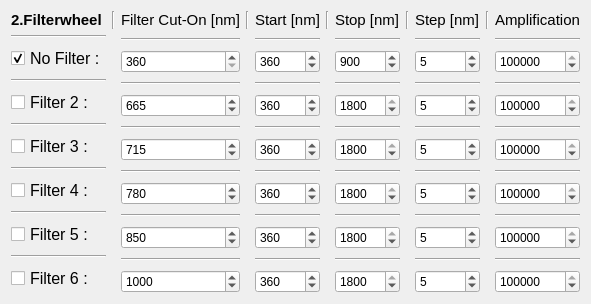
     <widget class="QWidget" name="">
      <property name="geometry">
       <rect>
        <x>50</x>
        <y>390</y>
        <width>579</width>
        <height>266</height>
       </rect>
      </property>
      <layout class="QGridLayout" name="gridLayout_3">
       <item row="0" column="0">
        <widget class="QLabel" name="filter_range_2">
         <property name="font">
          <font>
           <pointsize>11</pointsize>
           <weight>75</weight>
           <italic>false</italic>
           <bold>true</bold>
          </font>
         </property>
         <property name="text">
          <string>2.Filterwheel</string>
         </property>
        </widget>
       </item>
       <item row="0" column="1">
        <widget class="Line" name="line_165">
         <property name="orientation">
          <enum>Qt::Vertical</enum>
         </property>
        </widget>
       </item>
       <item row="0" column="2">
        <widget class="QLabel" name="filter_range">
         <property name="font">
          <font>
           <pointsize>11</pointsize>
           <italic>false</italic>
          </font>
         </property>
         <property name="text">
          <string>Filter Cut-On [nm]</string>
         </property>
        </widget>
       </item>
       <item row="0" column="3">
        <widget class="Line" name="line_155">
         <property name="orientation">
          <enum>Qt::Vertical</enum>
         </property>
        </widget>
       </item>
       <item row="0" column="4">
        <widget class="QLabel" name="start_label_2">
         <property name="font">
          <font>
           <pointsize>11</pointsize>
           <italic>false</italic>
          </font>
         </property>
         <property name="text">
          <string>Start [nm]</string>
         </property>
        </widget>
       </item>
       <item row="0" column="5">
        <widget class="Line" name="line_162">
         <property name="orientation">
          <enum>Qt::Vertical</enum>
         </property>
        </widget>
       </item>
       <item row="0" column="6">
        <widget class="QLabel" name="stop_label_2">
         <property name="font">
          <font>
           <pointsize>11</pointsize>
          </font>
         </property>
         <property name="text">
          <string>Stop [nm]</string>
         </property>
        </widget>
       </item>
       <item row="0" column="7">
        <widget class="Line" name="line_163">
         <property name="orientation">
          <enum>Qt::Vertical</enum>
         </property>
        </widget>
       </item>
       <item row="0" column="8">
        <widget class="QLabel" name="step_label_2">
         <property name="font">
          <font>
           <pointsize>11</pointsize>
          </font>
         </property>
         <property name="text">
          <string>Step [nm]</string>
         </property>
        </widget>
       </item>
       <item row="0" column="9">
        <widget class="Line" name="line_164">
         <property name="orientation">
          <enum>Qt::Vertical</enum>
         </property>
        </widget>
       </item>
       <item row="0" column="10">
        <widget class="QLabel" name="amp_label_2">
         <property name="font">
          <font>
           <pointsize>11</pointsize>
          </font>
         </property>
         <property name="text">
          <string>Amplification</string>
         </property>
        </widget>
       </item>
       <item row="1" column="0">
        <widget class="Line" name="line_166">
         <property name="orientation">
          <enum>Qt::Horizontal</enum>
         </property>
        </widget>
       </item>
       <item row="1" column="2" rowspan="2">
        <widget class="Line" name="line_104">
         <property name="orientation">
          <enum>Qt::Horizontal</enum>
         </property>
        </widget>
       </item>
       <item row="1" column="4" rowspan="2">
        <widget class="Line" name="line_105">
         <property name="orientation">
          <enum>Qt::Horizontal</enum>
         </property>
        </widget>
       </item>
       <item row="1" column="6" rowspan="2">
        <widget class="Line" name="line_152">
         <property name="orientation">
          <enum>Qt::Horizontal</enum>
         </property>
        </widget>
       </item>
       <item row="1" column="8" rowspan="2">
        <widget class="Line" name="line_153">
         <property name="orientation">
          <enum>Qt::Horizontal</enum>
         </property>
        </widget>
       </item>
       <item row="1" column="10" rowspan="2">
        <widget class="Line" name="line_154">
         <property name="orientation">
          <enum>Qt::Horizontal</enum>
         </property>
        </widget>
       </item>
       <item row="2" column="0" rowspan="2">
        <widget class="QCheckBox" name="scan_noFilter">
         <property name="font">
          <font>
           <pointsize>12</pointsize>
           <italic>false</italic>
          </font>
         </property>
         <property name="text">
          <string>No Filter :</string>
         </property>
         <property name="checked">
          <bool>true</bool>
         </property>
        </widget>
       </item>
       <item row="3" column="2">
        <widget class="QDoubleSpinBox" name="cuton_filter_1">
         <property name="decimals">
          <number>0</number>
         </property>
         <property name="minimum">
          <double>360.000000000000000</double>
         </property>
         <property name="maximum">
          <double>1800.000000000000000</double>
         </property>
        </widget>
       </item>
       <item row="3" column="4">
        <widget class="QDoubleSpinBox" name="scan_startNM_1">
         <property name="suffix">
          <string/>
         </property>
         <property name="decimals">
          <number>0</number>
         </property>
         <property name="minimum">
          <double>355.000000000000000</double>
         </property>
         <property name="maximum">
          <double>2500.000000000000000</double>
         </property>
         <property name="value">
          <double>360.000000000000000</double>
         </property>
        </widget>
       </item>
       <item row="3" column="6">
        <widget class="QDoubleSpinBox" name="scan_stopNM_1">
         <property name="suffix">
          <string/>
         </property>
         <property name="decimals">
          <number>0</number>
         </property>
         <property name="minimum">
          <double>350.000000000000000</double>
         </property>
         <property name="maximum">
          <double>1800.000000000000000</double>
         </property>
         <property name="value">
          <double>900.000000000000000</double>
         </property>
        </widget>
       </item>
       <item row="3" column="8">
        <widget class="QDoubleSpinBox" name="scan_stepNM_1">
         <property name="suffix">
          <string/>
         </property>
         <property name="decimals">
          <number>0</number>
         </property>
         <property name="minimum">
          <double>1.000000000000000</double>
         </property>
         <property name="maximum">
          <double>100.000000000000000</double>
         </property>
         <property name="value">
          <double>5.000000000000000</double>
         </property>
        </widget>
       </item>
       <item row="3" column="10">
        <widget class="QDoubleSpinBox" name="scan_pickAmp_1">
         <property name="decimals">
          <number>0</number>
         </property>
         <property name="minimum">
          <double>100.000000000000000</double>
         </property>
         <property name="maximum">
          <double>100000000.000000000000000</double>
         </property>
         <property name="singleStep">
          <double>1000.000000000000000</double>
         </property>
         <property name="value">
          <double>100000.000000000000000</double>
         </property>
        </widget>
       </item>
       <item row="4" column="0">
        <widget class="Line" name="line_521">
         <property name="orientation">
          <enum>Qt::Horizontal</enum>
         </property>
        </widget>
       </item>
       <item row="4" column="2" rowspan="2">
        <widget class="Line" name="line_103">
         <property name="orientation">
          <enum>Qt::Horizontal</enum>
         </property>
        </widget>
       </item>
       <item row="4" column="4" rowspan="2">
        <widget class="Line" name="line_517">
         <property name="orientation">
          <enum>Qt::Horizontal</enum>
         </property>
        </widget>
       </item>
       <item row="4" column="6" rowspan="2">
        <widget class="Line" name="line_515">
         <property name="orientation">
          <enum>Qt::Horizontal</enum>
         </property>
        </widget>
       </item>
       <item row="4" column="8" rowspan="2">
        <widget class="Line" name="line_519">
         <property name="orientation">
          <enum>Qt::Horizontal</enum>
         </property>
        </widget>
       </item>
       <item row="4" column="10" rowspan="2">
        <widget class="Line" name="line_537">
         <property name="orientation">
          <enum>Qt::Horizontal</enum>
         </property>
        </widget>
       </item>
       <item row="5" column="0" rowspan="2">
        <widget class="QCheckBox" name="scan_Filter2">
         <property name="font">
          <font>
           <pointsize>12</pointsize>
          </font>
         </property>
         <property name="text">
          <string>Filter 2 :</string>
         </property>
        </widget>
       </item>
       <item row="6" column="2">
        <widget class="QDoubleSpinBox" name="cuton_filter_2">
         <property name="decimals">
          <number>0</number>
         </property>
         <property name="minimum">
          <double>360.000000000000000</double>
         </property>
         <property name="maximum">
          <double>1800.000000000000000</double>
         </property>
         <property name="value">
          <double>665.000000000000000</double>
         </property>
        </widget>
       </item>
       <item row="6" column="4">
        <widget class="QDoubleSpinBox" name="scan_startNM_2">
         <property name="suffix">
          <string/>
         </property>
         <property name="decimals">
          <number>0</number>
         </property>
         <property name="minimum">
          <double>355.000000000000000</double>
         </property>
         <property name="maximum">
          <double>2500.000000000000000</double>
         </property>
         <property name="value">
          <double>360.000000000000000</double>
         </property>
        </widget>
       </item>
       <item row="6" column="6">
        <widget class="QDoubleSpinBox" name="scan_stopNM_2">
         <property name="suffix">
          <string/>
         </property>
         <property name="decimals">
          <number>0</number>
         </property>
         <property name="minimum">
          <double>350.000000000000000</double>
         </property>
         <property name="maximum">
          <double>1800.000000000000000</double>
         </property>
         <property name="value">
          <double>1800.000000000000000</double>
         </property>
        </widget>
       </item>
       <item row="6" column="8">
        <widget class="QDoubleSpinBox" name="scan_stepNM_2">
         <property name="suffix">
          <string/>
         </property>
         <property name="decimals">
          <number>0</number>
         </property>
         <property name="minimum">
          <double>1.000000000000000</double>
         </property>
         <property name="maximum">
          <double>100.000000000000000</double>
         </property>
         <property name="value">
          <double>5.000000000000000</double>
         </property>
        </widget>
       </item>
       <item row="6" column="10">
        <widget class="QDoubleSpinBox" name="scan_pickAmp_2">
         <property name="decimals">
          <number>0</number>
         </property>
         <property name="minimum">
          <double>100.000000000000000</double>
         </property>
         <property name="maximum">
          <double>100000000.000000000000000</double>
         </property>
         <property name="singleStep">
          <double>1000.000000000000000</double>
         </property>
         <property name="value">
          <double>100000.000000000000000</double>
         </property>
        </widget>
       </item>
       <item row="7" column="0">
        <widget class="Line" name="line_524">
         <property name="orientation">
          <enum>Qt::Horizontal</enum>
         </property>
        </widget>
       </item>
       <item row="7" column="2" rowspan="2">
        <widget class="Line" name="line_97">
         <property name="orientation">
          <enum>Qt::Horizontal</enum>
         </property>
        </widget>
       </item>
       <item row="7" column="4" rowspan="2">
        <widget class="Line" name="line_542">
         <property name="orientation">
          <enum>Qt::Horizontal</enum>
         </property>
        </widget>
       </item>
       <item row="7" column="6" rowspan="2">
        <widget class="Line" name="line_534">
         <property name="orientation">
          <enum>Qt::Horizontal</enum>
         </property>
        </widget>
       </item>
       <item row="7" column="8" rowspan="2">
        <widget class="Line" name="line_527">
         <property name="orientation">
          <enum>Qt::Horizontal</enum>
         </property>
        </widget>
       </item>
       <item row="7" column="10" rowspan="2">
        <widget class="Line" name="line_531">
         <property name="orientation">
          <enum>Qt::Horizontal</enum>
         </property>
        </widget>
       </item>
       <item row="8" column="0" rowspan="2">
        <widget class="QCheckBox" name="scan_Filter3">
         <property name="font">
          <font>
           <pointsize>12</pointsize>
          </font>
         </property>
         <property name="text">
          <string>Filter 3 :</string>
         </property>
        </widget>
       </item>
       <item row="9" column="2">
        <widget class="QDoubleSpinBox" name="cuton_filter_3">
         <property name="decimals">
          <number>0</number>
         </property>
         <property name="minimum">
          <double>360.000000000000000</double>
         </property>
         <property name="maximum">
          <double>1800.000000000000000</double>
         </property>
         <property name="value">
          <double>715.000000000000000</double>
         </property>
        </widget>
       </item>
       <item row="9" column="4">
        <widget class="QDoubleSpinBox" name="scan_startNM_3">
         <property name="suffix">
          <string/>
         </property>
         <property name="decimals">
          <number>0</number>
         </property>
         <property name="minimum">
          <double>355.000000000000000</double>
         </property>
         <property name="maximum">
          <double>2500.000000000000000</double>
         </property>
         <property name="value">
          <double>360.000000000000000</double>
         </property>
        </widget>
       </item>
       <item row="9" column="6">
        <widget class="QDoubleSpinBox" name="scan_stopNM_3">
         <property name="suffix">
          <string/>
         </property>
         <property name="decimals">
          <number>0</number>
         </property>
         <property name="minimum">
          <double>350.000000000000000</double>
         </property>
         <property name="maximum">
          <double>1800.000000000000000</double>
         </property>
         <property name="value">
          <double>1800.000000000000000</double>
         </property>
        </widget>
       </item>
       <item row="9" column="8">
        <widget class="QDoubleSpinBox" name="scan_stepNM_3">
         <property name="suffix">
          <string/>
         </property>
         <property name="decimals">
          <number>0</number>
         </property>
         <property name="minimum">
          <double>1.000000000000000</double>
         </property>
         <property name="maximum">
          <double>100.000000000000000</double>
         </property>
         <property name="value">
          <double>5.000000000000000</double>
         </property>
        </widget>
       </item>
       <item row="9" column="10">
        <widget class="QDoubleSpinBox" name="scan_pickAmp_3">
         <property name="decimals">
          <number>0</number>
         </property>
         <property name="minimum">
          <double>100.000000000000000</double>
         </property>
         <property name="maximum">
          <double>100000000.000000000000000</double>
         </property>
         <property name="singleStep">
          <double>1000.000000000000000</double>
         </property>
         <property name="value">
          <double>100000.000000000000000</double>
         </property>
        </widget>
       </item>
       <item row="10" column="0">
        <widget class="Line" name="line_518">
         <property name="orientation">
          <enum>Qt::Horizontal</enum>
         </property>
        </widget>
       </item>
       <item row="10" column="2" rowspan="2">
        <widget class="Line" name="line_96">
         <property name="orientation">
          <enum>Qt::Horizontal</enum>
         </property>
        </widget>
       </item>
       <item row="10" column="4" rowspan="2">
        <widget class="Line" name="line_526">
         <property name="orientation">
          <enum>Qt::Horizontal</enum>
         </property>
        </widget>
       </item>
       <item row="10" column="6" rowspan="2">
        <widget class="Line" name="line_522">
         <property name="orientation">
          <enum>Qt::Horizontal</enum>
         </property>
        </widget>
       </item>
       <item row="10" column="8" rowspan="2">
        <widget class="Line" name="line_536">
         <property name="orientation">
          <enum>Qt::Horizontal</enum>
         </property>
        </widget>
       </item>
       <item row="10" column="10" rowspan="2">
        <widget class="Line" name="line_539">
         <property name="orientation">
          <enum>Qt::Horizontal</enum>
         </property>
        </widget>
       </item>
       <item row="11" column="0" rowspan="2">
        <widget class="QCheckBox" name="scan_Filter4">
         <property name="font">
          <font>
           <pointsize>12</pointsize>
          </font>
         </property>
         <property name="text">
          <string>Filter 4 :</string>
         </property>
        </widget>
       </item>
       <item row="12" column="2">
        <widget class="QDoubleSpinBox" name="cuton_filter_4">
         <property name="decimals">
          <number>0</number>
         </property>
         <property name="minimum">
          <double>360.000000000000000</double>
         </property>
         <property name="maximum">
          <double>1800.000000000000000</double>
         </property>
         <property name="value">
          <double>780.000000000000000</double>
         </property>
        </widget>
       </item>
       <item row="12" column="4">
        <widget class="QDoubleSpinBox" name="scan_startNM_4">
         <property name="suffix">
          <string/>
         </property>
         <property name="decimals">
          <number>0</number>
         </property>
         <property name="minimum">
          <double>355.000000000000000</double>
         </property>
         <property name="maximum">
          <double>2500.000000000000000</double>
         </property>
         <property name="value">
          <double>360.000000000000000</double>
         </property>
        </widget>
       </item>
       <item row="12" column="6">
        <widget class="QDoubleSpinBox" name="scan_stopNM_4">
         <property name="suffix">
          <string/>
         </property>
         <property name="decimals">
          <number>0</number>
         </property>
         <property name="minimum">
          <double>350.000000000000000</double>
         </property>
         <property name="maximum">
          <double>1800.000000000000000</double>
         </property>
         <property name="value">
          <double>1800.000000000000000</double>
         </property>
        </widget>
       </item>
       <item row="12" column="8">
        <widget class="QDoubleSpinBox" name="scan_stepNM_4">
         <property name="suffix">
          <string/>
         </property>
         <property name="decimals">
          <number>0</number>
         </property>
         <property name="minimum">
          <double>1.000000000000000</double>
         </property>
         <property name="maximum">
          <double>100.000000000000000</double>
         </property>
         <property name="value">
          <double>5.000000000000000</double>
         </property>
        </widget>
       </item>
       <item row="12" column="10">
        <widget class="QDoubleSpinBox" name="scan_pickAmp_4">
         <property name="decimals">
          <number>0</number>
         </property>
         <property name="minimum">
          <double>100.000000000000000</double>
         </property>
         <property name="maximum">
          <double>100000000.000000000000000</double>
         </property>
         <property name="singleStep">
          <double>1000.000000000000000</double>
         </property>
         <property name="value">
          <double>100000.000000000000000</double>
         </property>
        </widget>
       </item>
       <item row="13" column="0">
        <widget class="Line" name="line_548">
         <property name="orientation">
          <enum>Qt::Horizontal</enum>
         </property>
        </widget>
       </item>
       <item row="13" column="2" rowspan="2">
        <widget class="Line" name="line_95">
         <property name="orientation">
          <enum>Qt::Horizontal</enum>
         </property>
        </widget>
       </item>
       <item row="13" column="4" rowspan="2">
        <widget class="Line" name="line_549">
         <property name="orientation">
          <enum>Qt::Horizontal</enum>
         </property>
        </widget>
       </item>
       <item row="13" column="6" rowspan="2">
        <widget class="Line" name="line_550">
         <property name="orientation">
          <enum>Qt::Horizontal</enum>
         </property>
        </widget>
       </item>
       <item row="13" column="8" rowspan="2">
        <widget class="Line" name="line_551">
         <property name="orientation">
          <enum>Qt::Horizontal</enum>
         </property>
        </widget>
       </item>
       <item row="13" column="10" rowspan="2">
        <widget class="Line" name="line_552">
         <property name="orientation">
          <enum>Qt::Horizontal</enum>
         </property>
        </widget>
       </item>
       <item row="14" column="0" rowspan="2">
        <widget class="QCheckBox" name="scan_Filter5">
         <property name="font">
          <font>
           <pointsize>12</pointsize>
          </font>
         </property>
         <property name="text">
          <string>Filter 5 :</string>
         </property>
        </widget>
       </item>
       <item row="15" column="2">
        <widget class="QDoubleSpinBox" name="cuton_filter_5">
         <property name="decimals">
          <number>0</number>
         </property>
         <property name="minimum">
          <double>360.000000000000000</double>
         </property>
         <property name="maximum">
          <double>1800.000000000000000</double>
         </property>
         <property name="value">
          <double>850.000000000000000</double>
         </property>
        </widget>
       </item>
       <item row="15" column="4">
        <widget class="QDoubleSpinBox" name="scan_startNM_5">
         <property name="suffix">
          <string/>
         </property>
         <property name="decimals">
          <number>0</number>
         </property>
         <property name="minimum">
          <double>355.000000000000000</double>
         </property>
         <property name="maximum">
          <double>2500.000000000000000</double>
         </property>
         <property name="value">
          <double>360.000000000000000</double>
         </property>
        </widget>
       </item>
       <item row="15" column="6">
        <widget class="QDoubleSpinBox" name="scan_stopNM_5">
         <property name="suffix">
          <string/>
         </property>
         <property name="decimals">
          <number>0</number>
         </property>
         <property name="minimum">
          <double>350.000000000000000</double>
         </property>
         <property name="maximum">
          <double>1800.000000000000000</double>
         </property>
         <property name="value">
          <double>1800.000000000000000</double>
         </property>
        </widget>
       </item>
       <item row="15" column="8">
        <widget class="QDoubleSpinBox" name="scan_stepNM_5">
         <property name="suffix">
          <string/>
         </property>
         <property name="decimals">
          <number>0</number>
         </property>
         <property name="minimum">
          <double>1.000000000000000</double>
         </property>
         <property name="maximum">
          <double>100.000000000000000</double>
         </property>
         <property name="value">
          <double>5.000000000000000</double>
         </property>
        </widget>
       </item>
       <item row="15" column="10">
        <widget class="QDoubleSpinBox" name="scan_pickAmp_5">
         <property name="decimals">
          <number>0</number>
         </property>
         <property name="minimum">
          <double>100.000000000000000</double>
         </property>
         <property name="maximum">
          <double>100000000.000000000000000</double>
         </property>
         <property name="singleStep">
          <double>1000.000000000000000</double>
         </property>
         <property name="value">
          <double>100000.000000000000000</double>
         </property>
        </widget>
       </item>
       <item row="16" column="0">
        <widget class="Line" name="line_559">
         <property name="orientation">
          <enum>Qt::Horizontal</enum>
         </property>
        </widget>
       </item>
       <item row="16" column="2" rowspan="2">
        <widget class="Line" name="line_2">
         <property name="orientation">
          <enum>Qt::Horizontal</enum>
         </property>
        </widget>
       </item>
       <item row="16" column="4" rowspan="2">
        <widget class="Line" name="line_564">
         <property name="orientation">
          <enum>Qt::Horizontal</enum>
         </property>
        </widget>
       </item>
       <item row="16" column="6" rowspan="2">
        <widget class="Line" name="line_565">
         <property name="orientation">
          <enum>Qt::Horizontal</enum>
         </property>
        </widget>
       </item>
       <item row="16" column="8" rowspan="2">
        <widget class="Line" name="line_566">
         <property name="orientation">
          <enum>Qt::Horizontal</enum>
         </property>
        </widget>
       </item>
       <item row="16" column="10" rowspan="2">
        <widget class="Line" name="line_567">
         <property name="orientation">
          <enum>Qt::Horizontal</enum>
         </property>
        </widget>
       </item>
       <item row="17" column="0" rowspan="2">
        <widget class="QCheckBox" name="scan_Filter6">
         <property name="font">
          <font>
           <pointsize>12</pointsize>
          </font>
         </property>
         <property name="text">
          <string>Filter 6 :</string>
         </property>
        </widget>
       </item>
       <item row="18" column="2">
        <widget class="QDoubleSpinBox" name="cuton_filter_6">
         <property name="decimals">
          <number>0</number>
         </property>
         <property name="minimum">
          <double>360.000000000000000</double>
         </property>
         <property name="maximum">
          <double>1800.000000000000000</double>
         </property>
         <property name="value">
          <double>1000.000000000000000</double>
         </property>
        </widget>
       </item>
       <item row="18" column="4">
        <widget class="QDoubleSpinBox" name="scan_startNM_6">
         <property name="suffix">
          <string/>
         </property>
         <property name="decimals">
          <number>0</number>
         </property>
         <property name="minimum">
          <double>355.000000000000000</double>
         </property>
         <property name="maximum">
          <double>2500.000000000000000</double>
         </property>
         <property name="value">
          <double>360.000000000000000</double>
         </property>
        </widget>
       </item>
       <item row="18" column="6">
        <widget class="QDoubleSpinBox" name="scan_stopNM_6">
         <property name="suffix">
          <string/>
         </property>
         <property name="decimals">
          <number>0</number>
         </property>
         <property name="minimum">
          <double>350.000000000000000</double>
         </property>
         <property name="maximum">
          <double>1800.000000000000000</double>
         </property>
         <property name="value">
          <double>1800.000000000000000</double>
         </property>
        </widget>
       </item>
       <item row="18" column="8">
        <widget class="QDoubleSpinBox" name="scan_stepNM_6">
         <property name="suffix">
          <string/>
         </property>
         <property name="decimals">
          <number>0</number>
         </property>
         <property name="minimum">
          <double>1.000000000000000</double>
         </property>
         <property name="maximum">
          <double>100.000000000000000</double>
         </property>
         <property name="value">
          <double>5.000000000000000</double>
         </property>
        </widget>
       </item>
       <item row="18" column="10">
        <widget class="QDoubleSpinBox" name="scan_pickAmp_6">
         <property name="decimals">
          <number>0</number>
         </property>
         <property name="minimum">
          <double>100.000000000000000</double>
         </property>
         <property name="maximum">
          <double>100000000.000000000000000</double>
         </property>
         <property name="singleStep">
          <double>1000.000000000000000</double>
         </property>
         <property name="value">
          <double>100000.000000000000000</double>
         </property>
        </widget>
       </item>
      </layout>
     </widget>
